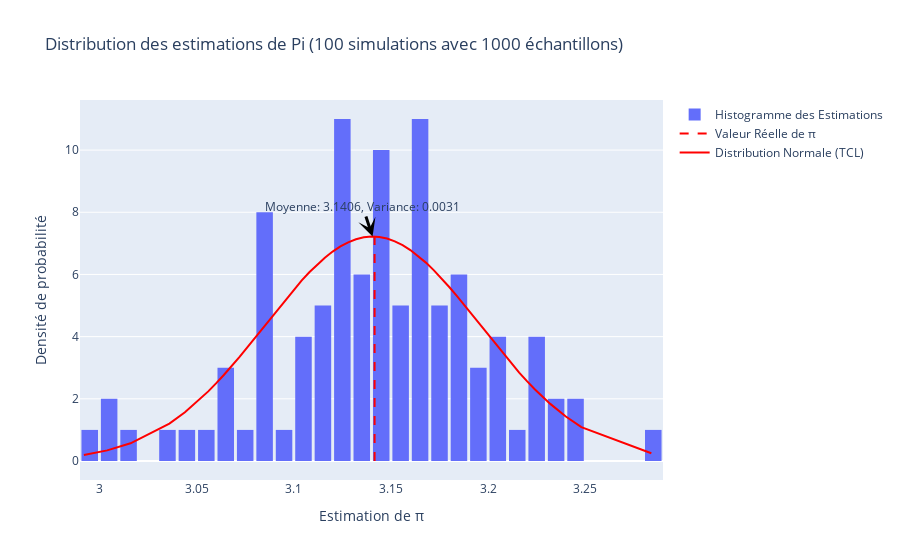
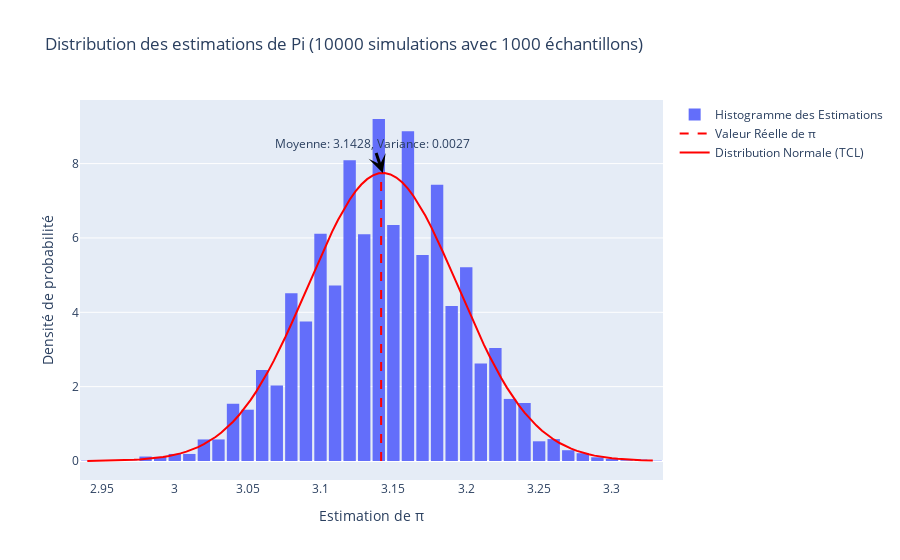

Notebook code for these charts, in order:
### Markdown cell above
>Cette approche illustre la loi des grands nombres, qui stipule que la moyenne d'une série d'observations tirées aléatoirement d'une distribution converge vers la moyenne théorique (ou attendue) de cette distribution à mesure que le nombre d'observations augmente. En d'autres termes, plus on effectue d'échantillonnages, plus la moyenne de ces échantillons se rapproche de l'espérance mathématique de la population totale.

### Code cell
# (Bonus) - Faire 100 simulations de l'estimation par Monte Carlo de $\pi$ avec $N = 1000$ échantillons

def create_pi_estimation_graph(num_simulations, num_samples):
    pi_estimates = [estimate_pi_monte_carlo(num_samples) for _ in range(num_simulations)]
    mean_estimate = np.mean(pi_estimates)
    variance_estimate = np.var(pi_estimates)
    normal_distribution = norm.pdf(sorted(pi_estimates), mean_estimate, np.sqrt(variance_estimate))

    fig = go.Figure()
    fig.add_trace(go.Histogram(x=pi_estimates, nbinsx=40, opacity=1, name='Histogramme des Estimations', histnorm='probability density'))
    fig.add_trace(go.Scatter(x=[np.pi, np.pi], y=[0, max(normal_distribution)], mode='lines', line=dict(color='red', dash='dash'), name='Valeur Réelle de π'))
    fig.add_trace(go.Scatter(x=sorted(pi_estimates), y=normal_distribution, mode='lines', line=dict(color='red'), name='Distribution Normale (TCL)'))
    fig.update_layout(
        title=f'Distribution des estimations de Pi ({num_simulations} simulations avec {num_samples} échantillons)',
        xaxis_title='Estimation de π',
        yaxis_title='Densité de probabilité',
        bargap=0.15
    )
    fig.add_annotation(
        x=mean_estimate,
        y=max(normal_distribution),
        text=f"Moyenne: {mean_estimate:.4f}, Variance: {variance_estimate:.4f}",
        showarrow=True,
        arrowwidth=3,
        arrowhead=3,
        arrowcolor="black",
        font_size=12
    )
    return fig

fig_100 = create_pi_estimation_graph(100, 1000)
fig_100.show()

fig_10000 = create_pi_estimation_graph(10000, 1000)
fig_10000.show()

### Figure 1 — Plotly figure (JSON) as saved in the notebook; plotly's stock layout.template omitted (floating-point values rounded to 4 significant figures)
{"data": [{"histnorm": "probability density", "name": "Histogramme des Estimations", "nbinsx": 40, "opacity": 1, "type": "histogram", "x": [3.148, 3.196, 3.18, 3.152, 3.084, 3.132, 3.224, 3.116, 3.124, 3, 3.084, 3.108, 3.08, 3.2, 3.128, 3.172, 3.004, 3.168, 3.108, 3.18, 3.208, 3.06, 3.152, 3.14, 3.164, 3.192, 3.088, 3.14, 3.144, 3.128, 3.18, 3.284, 3.092, 3.16, 3.036, 3.172, 3.14, 3.124, 3.14, 3.188, 3.188, 3.204, 3.156, 3.152, 3.116, 3.22, 3.124, 3.14, 3.116, 3.136, 3.084, 3.16, 3.08, 3.112, 3.232, 3.172, 3.016, 3.224, 3.168, 3.216, 3.12, 3.104, 3.24, 3.152, 3.164, 3.144, 3.248, 3.204, 3.136, 3.108, 3.176, 2.992, 3.116, 3.044, 3.072, 3.14, 3.136, 3.128, 3.056, 3.144, 3.12, 3.064, 3.176, 3.236, 3.168, 3.088, 3.132, 3.192, 3.164, 3.224, 3.164, 3.164, 3.124, 3.124, 3.184, 3.064, 3.088, 3.164, 3.132, 3.124]}, {"line": {"color": "red", "dash": "dash"}, "mode": "lines", "name": "Valeur Réelle de π", "type": "scatter", "x": [3.142, 3.142], "y": [0, 7.218]}, {"line": {"color": "red"}, "mode": "lines", "name": "Distribution Normale (TCL)", "type": "scatter", "x": [2.992, 3, 3.004, 3.016, 3.036, 3.044, 3.056, 3.06, 3.064, 3.064, 3.072, 3.08, 3.08, 3.084, 3.084, 3.084, 3.088, 3.088, 3.088, 3.092, 3.104, 3.108, 3.108, 3.108, 3.112, 3.116, 3.116, 3.116, 3.116, 3.12, 3.12, 3.124, 3.124, 3.124, 3.124, 3.124, 3.124, 3.128, 3.128, 3.128, 3.132, 3.132, 3.132, 3.136, 3.136, 3.136, 3.14, 3.14, 3.14, 3.14, 3.14, 3.14, 3.144, 3.144, 3.144, 3.148, 3.152, 3.152, 3.152, 3.152, 3.156, 3.16, 3.16, 3.164, 3.164, 3.164, 3.164, 3.164, 3.164, 3.168, 3.168, 3.168, 3.172, 3.172, 3.172, 3.176, 3.176, 3.18, 3.18, 3.18, 3.184, 3.188, 3.188, 3.192, 3.192, 3.196, 3.2, 3.204, 3.204, 3.208, 3.216, 3.22, 3.224, 3.224, 3.224, 3.232, 3.236, 3.24, 3.248, 3.284], "y": [0.1947, 0.2843, 0.3409, 0.5694, 1.206, 1.569, 2.239, 2.495, 2.765, 2.765, 3.344, 3.96, 3.96, 4.276, 4.276, 4.276, 4.592, 4.592, 4.592, 4.907, 5.8, 6.068, 6.068, 6.068, 6.316, 6.54, 6.54, 6.54, 6.54, 6.736, 6.736, 6.902, 6.902, 6.902, 6.902, 6.902, 6.902, 7.034, 7.034, 7.034, 7.132, 7.132, 7.132, 7.194, 7.194, 7.194, 7.218, 7.218, 7.218, 7.218, 7.218, 7.218, 7.205, 7.205, 7.205, 7.153, 7.065, 7.065, 7.065, 7.065, 6.942, 6.785, 6.785, 6.598, 6.598, 6.598, 6.598, 6.598, 6.598, 6.381, 6.381, 6.381, 6.14, 6.14, 6.14, 5.877, 5.877, 5.596, 5.596, 5.596, 5.3, 4.994, 4.994, 4.681, 4.681, 4.365, 4.048, 3.735, 3.735, 3.429, 2.843, 2.569, 2.309, 2.309, 2.309, 1.837, 1.625, 1.43, 1.091, 0.2487]}], "layout": {"annotations": [{"arrowcolor": "black", "arrowhead": 3, "arrowwidth": 3, "font": {"size": 12}, "showarrow": true, "text": "Moyenne: 3.1406, Variance: 0.0031", "x": 3.141, "y": 7.218}], "bargap": 0.15, "title": {"text": "Distribution des estimations de Pi (100 simulations avec 1000 échantillons)"}, "xaxis": {"title": {"text": "Estimation de π"}}, "yaxis": {"title": {"text": "Densité de probabilité"}}}}

### Figure 2 — Plotly figure (JSON) as saved in the notebook; plotly's stock layout.template omitted (floating-point values rounded to 4 significant figures; data arrays with more than 128 entries replaced by an {"elided": "..."} marker saying what was removed)
{"data": [{"histnorm": "probability density", "name": "Histogramme des Estimations", "nbinsx": 40, "opacity": 1, "type": "histogram", "x": {"elided": "10000 float values"}}, {"line": {"color": "red", "dash": "dash"}, "mode": "lines", "name": "Valeur Réelle de π", "type": "scatter", "x": [3.142, 3.142], "y": [0, 7.747]}, {"line": {"color": "red"}, "mode": "lines", "name": "Distribution Normale (TCL)", "type": "scatter", "x": {"elided": "10000 float values"}, "y": {"elided": "10000 float values"}}], "layout": {"annotations": [{"arrowcolor": "black", "arrowhead": 3, "arrowwidth": 3, "font": {"size": 12}, "showarrow": true, "text": "Moyenne: 3.1428, Variance: 0.0027", "x": 3.143, "y": 7.747}], "bargap": 0.15, "title": {"text": "Distribution des estimations de Pi (10000 simulations avec 1000 échantillons)"}, "xaxis": {"title": {"text": "Estimation de π"}}, "yaxis": {"title": {"text": "Densité de probabilité"}}}}
